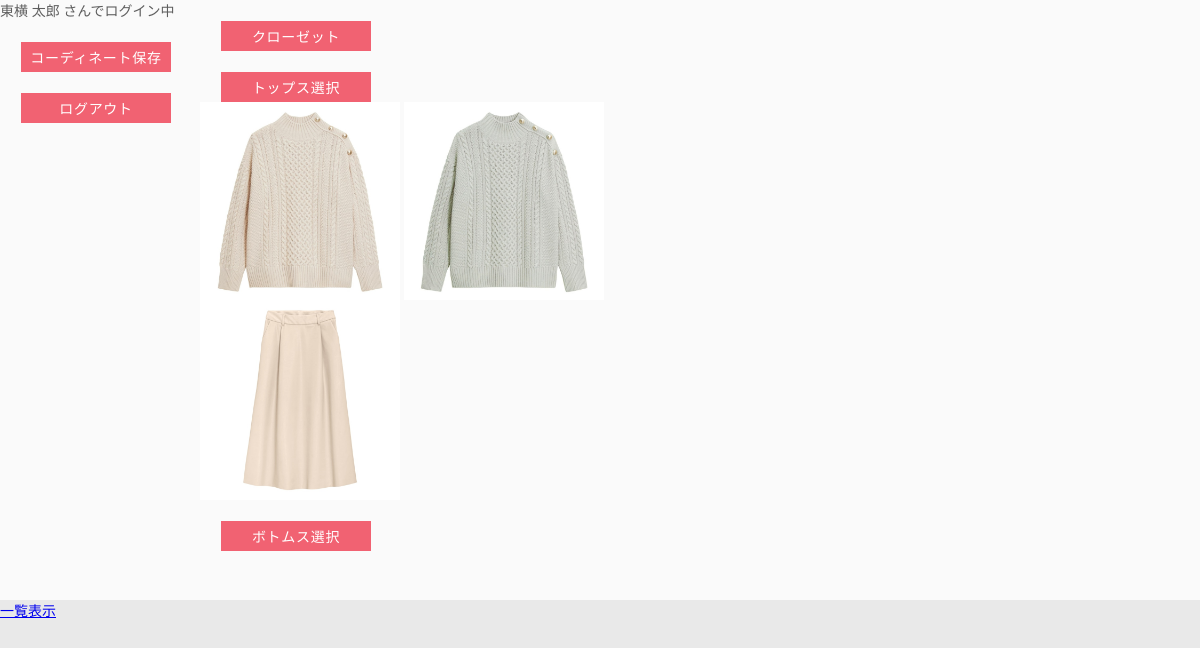
/top.php (signed in), run on an earlier commit of the app's database.
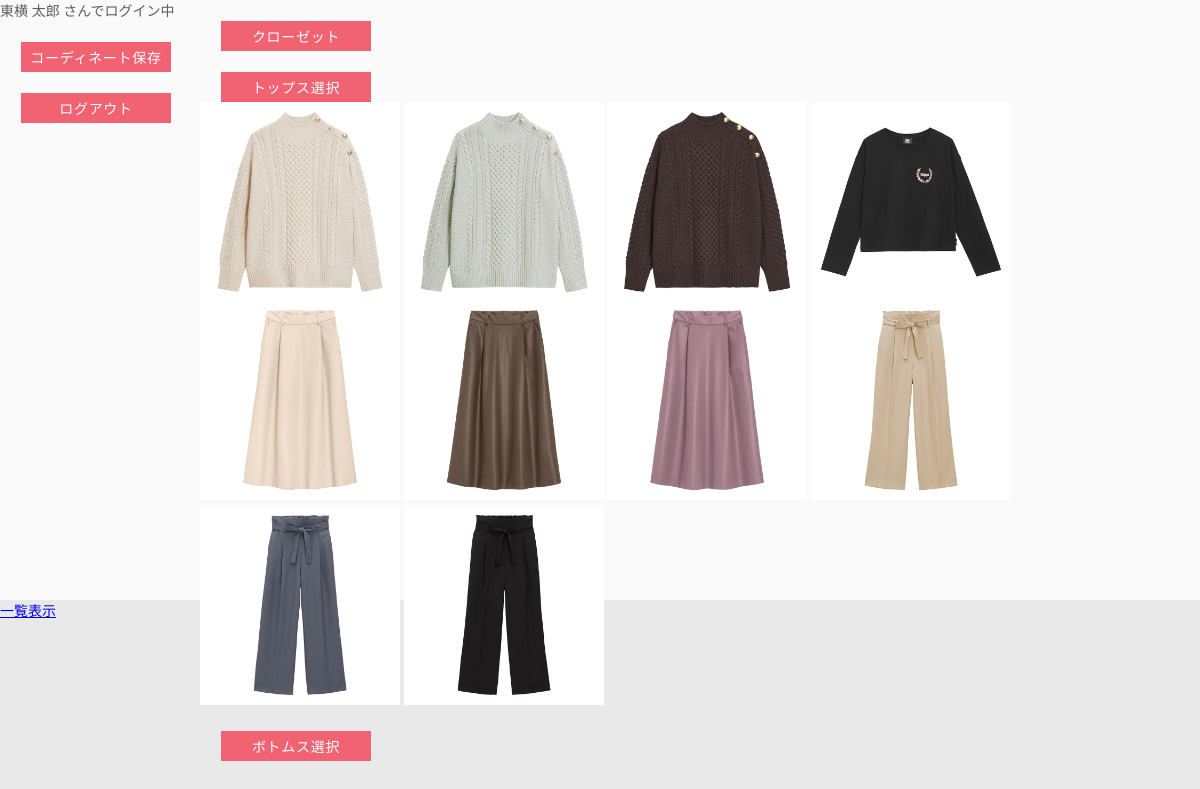
And on a later commit of the database.
### tables this page shows
create table Clothes(
    ImageFile VARCHAR(256) NOT NULL PRIMARY KEY,
    email NVARCHAR(100) NOT NULL,
    WearType enum('Top', 'Bottom') NOT NULL
);

### public/top.php (the view, shortened to what this page needs)
<?php
    require "../config.php";
    try  {
        $connection = new PDO($dsn, $username, $password, $options);
        $sqltops = "SELECT ImageFile FROM Clothes WHERE email = :email AND WearType = 'Top'" ;
        $stmt = $connection->prepare($sqltops);
        $email = $_SESSION['Email'];
        $stmt->bindValue(':email', $email, PDO::PARAM_STR);
        $stmt->execute();
        $tops = $stmt->fetchAll();
        $sqlbottoms = "SELECT ImageFile FROM Clothes WHERE email = :email AND WearType = 'Bottom'" ;
        $stmt = $connection->prepare($sqlbottoms);
        $stmt->bindValue(':email', $email, PDO::PARAM_STR);
        $stmt->execute();
        $bottoms = $stmt->fetchAll();
    }
    catch (PDOException $e) {
        echo $e->getMessage();
    }
?>
<?php
include "templates/header.php";
?>
        <div id="container">
            <div id="Menu_frame">
				<p><?php echo $_SESSION['USER'] ?> さんでログイン中</p>
                <form method="post" action="top.php">
                    <p class="button-normal">
                        <input type="submit" class="button" name="outfit" value="コーディネート保存">
                    </p>
                    <p class="button-normal">
                        <input type="submit" class="button" name="logout" value="ログアウト">
                    </p>
                </form>
            </div>
            <div id="Main_frame_tops">
                <div class="button-normal">
                    <form method="post" action="closet.php">
                        <input type="submit" class="button" name="closet'" value="クローゼット">
                    </form>
                </div>
                <form method="post" action="top.php">
                    <div class="button-normal">
                        <input type="submit" class="button" name="TopsButton" value="トップス選択">
                    </div>
                </form>
                <p width="500" class="imagelist">
                    <?php foreach ((array)$tops as $row) : ?>
                        <img src="images/<?php echo $row["ImageFile"]; ?>.png">
                    <?php endforeach; ?>
                </p>
            </div>
            <div id="Main_frame_bottoms">
                <p width="500" class="imagelist">
                    <?php foreach ((array)$bottoms as $row) : ?>
                        <img src="images/<?php echo $row["ImageFile"]; ?>.png">
                    <?php endforeach; ?>
                </p>
                <div class="button-normal">
                    <form method="post" action="top.php">
                        <input type="submit" class="button" name="BottomsButton"  value="ボトムス選択">
                    </form>
                </div>
            </div>
        </div>
    <p>
        <a href="image_view.php">一覧表示</a>
    </p>
<?php include "templates/footer.php"; ?>

### public/templates/header.php (shortened to what this page needs)
<html lang="ja">
<head>
	<link rel="stylesheet" href="css/style.css">
	<link rel="stylesheet" href="../css/style.css">
</head>

### public/templates/footer.php
</body>
</html>

### public/css/style.css (style rules this page uses)
* { margin: 0; padding: 0; box-sizing: border-box; }
form { padding: 0 1.5em; }
.button-normal .button { margin: 1.5em 0 0; background: #f16272; border: none; color: #fff; cursor: pointer; height: 30px; font-family: 'Open Sans', sans-serif; font-size: 1.0em; letter-spacing: 0.05em; text-align: center; text-transform: uppercase; transition: background 0.3s ease-in-out; width: 150px; }
p.imagelist img { width: 20%; }
#container { display: grid; grid-template-rows: 300px 300px; grid-template-columns: 200px 1000px; }
#Menu_frame { grid-row: 1 / 3; grid-column: 1 / 2; background: #fafafa; }
#Main_frame_tops { grid-row: 1 / 2; grid-column: 2 / 3; background:#fafafa; }
#Main_frame_bottoms { grid-row: 2 / 3; grid-column: 2 / 3; background: #fafafa; }

What changed in the data, as far as the page shows it:
now on this page (row edited): clothes: ImageFile (picture)
now on this page (row edited): clothes: ImageFile (picture)
now on this page (row edited): clothes: ImageFile (picture)
now on this page (row edited): clothes: ImageFile (picture)
added clothes: ImageFile (picture)
added clothes: ImageFile (picture)
now on this page (row edited): clothes: ImageFile (picture)
